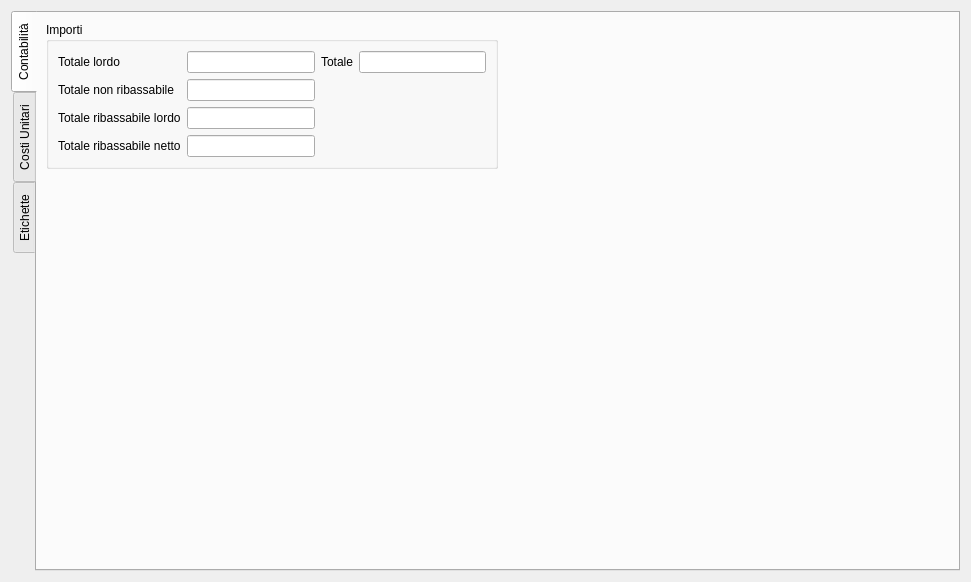
<?xml version="1.0" encoding="UTF-8"?>
<ui version="4.0">
 <class>AccountingTAMBillDataGUI</class>
 <widget class="QWidget" name="AccountingTAMBillDataGUI">
  <property name="geometry">
   <rect>
    <x>0</x>
    <y>0</y>
    <width>971</width>
    <height>582</height>
   </rect>
  </property>
  <property name="windowTitle">
   <string>Dati computo</string>
  </property>
  <layout class="QGridLayout" name="gridLayout">
   <item row="0" column="0">
    <widget class="QTabWidget" name="tabWidget">
     <property name="tabPosition">
      <enum>QTabWidget::West</enum>
     </property>
     <property name="currentIndex">
      <number>0</number>
     </property>
     <widget class="QWidget" name="accountingAmountsTab">
      <attribute name="title">
       <string>Contabilità</string>
      </attribute>
      <layout class="QGridLayout" name="gridLayout_8">
       <item row="0" column="0">
        <widget class="QGroupBox" name="amountsGroupBox">
         <property name="sizePolicy">
          <sizepolicy hsizetype="Preferred" vsizetype="Preferred">
           <horstretch>0</horstretch>
           <verstretch>0</verstretch>
          </sizepolicy>
         </property>
         <property name="title">
          <string>Importi</string>
         </property>
         <layout class="QGridLayout" name="gridLayout_4">
          <item row="3" column="1">
           <widget class="QLineEdit" name="amountDiscountedLineEdit">
            <property name="readOnly">
             <bool>true</bool>
            </property>
           </widget>
          </item>
          <item row="3" column="0">
           <widget class="QLabel" name="amountDiscountedLabel">
            <property name="text">
             <string>Totale ribassabile netto</string>
            </property>
           </widget>
          </item>
          <item row="0" column="1">
           <widget class="QLineEdit" name="totalAmountToDiscountLineEdit">
            <property name="readOnly">
             <bool>true</bool>
            </property>
           </widget>
          </item>
          <item row="2" column="0">
           <widget class="QLabel" name="amountToDiscountLabel">
            <property name="text">
             <string>Totale ribassabile lordo</string>
            </property>
           </widget>
          </item>
          <item row="2" column="1">
           <widget class="QLineEdit" name="amountToDiscountLineEdit">
            <property name="readOnly">
             <bool>true</bool>
            </property>
           </widget>
          </item>
          <item row="0" column="0">
           <widget class="QLabel" name="totalAmountToDiscountLabel">
            <property name="text">
             <string>Totale lordo</string>
            </property>
           </widget>
          </item>
          <item row="1" column="0">
           <widget class="QLabel" name="amountNotToDiscountLabel">
            <property name="text">
             <string>Totale non ribassabile</string>
            </property>
           </widget>
          </item>
          <item row="1" column="1">
           <widget class="QLineEdit" name="amountNotToDiscountLineEdit">
            <property name="readOnly">
             <bool>true</bool>
            </property>
           </widget>
          </item>
          <item row="0" column="2">
           <widget class="QLabel" name="totalAmountLabel">
            <property name="text">
             <string>Totale</string>
            </property>
           </widget>
          </item>
          <item row="0" column="3">
           <widget class="QLineEdit" name="totalAmountLineEdit">
            <property name="readOnly">
             <bool>true</bool>
            </property>
           </widget>
          </item>
         </layout>
        </widget>
       </item>
       <item row="1" column="0">
        <spacer name="verticalSpacer_2">
         <property name="orientation">
          <enum>Qt::Vertical</enum>
         </property>
         <property name="sizeHint" stdset="0">
          <size>
           <width>20</width>
           <height>40</height>
          </size>
         </property>
        </spacer>
       </item>
       <item row="0" column="1">
        <spacer name="horizontalSpacer_2">
         <property name="orientation">
          <enum>Qt::Horizontal</enum>
         </property>
         <property name="sizeHint" stdset="0">
          <size>
           <width>40</width>
           <height>20</height>
          </size>
         </property>
        </spacer>
       </item>
      </layout>
     </widget>
     <widget class="QWidget" name="pricesTab">
      <attribute name="title">
       <string>Costi Unitari</string>
      </attribute>
      <layout class="QGridLayout" name="gridLayout_13">
       <item row="2" column="0" colspan="4">
        <widget class="QGroupBox" name="groupBox">
         <property name="title">
          <string>Applicazione ribassi</string>
         </property>
         <layout class="QGridLayout" name="gridLayout_12">
          <item row="0" column="0">
           <widget class="QSplitter" name="splitter_2">
            <property name="orientation">
             <enum>Qt::Horizontal</enum>
            </property>
            <widget class="QGroupBox" name="totalPriceFieldGroupBox">
             <property name="title">
              <string>Campi importo lordo</string>
             </property>
             <layout class="QGridLayout" name="gridLayout_9">
              <item row="0" column="0">
               <widget class="QTableView" name="totalPriceFieldTableView">
                <property name="alternatingRowColors">
                 <bool>true</bool>
                </property>
               </widget>
              </item>
             </layout>
            </widget>
            <widget class="QGroupBox" name="noDiscountPriceFieldGroupBox">
             <property name="title">
              <string>Campi importo non ribassabile</string>
             </property>
             <layout class="QGridLayout" name="gridLayout_5">
              <item row="0" column="0">
               <widget class="QTableView" name="noDiscountPriceFieldTableView">
                <property name="alternatingRowColors">
                 <bool>true</bool>
                </property>
               </widget>
              </item>
             </layout>
            </widget>
           </widget>
          </item>
         </layout>
        </widget>
       </item>
       <item row="1" column="3">
        <spacer name="horizontalSpacer">
         <property name="orientation">
          <enum>Qt::Horizontal</enum>
         </property>
         <property name="sizeHint" stdset="0">
          <size>
           <width>202</width>
           <height>20</height>
          </size>
         </property>
        </spacer>
       </item>
       <item row="1" column="0" colspan="2">
        <widget class="QGroupBox" name="pricesGroupBox">
         <property name="sizePolicy">
          <sizepolicy hsizetype="Preferred" vsizetype="Preferred">
           <horstretch>0</horstretch>
           <verstretch>0</verstretch>
          </sizepolicy>
         </property>
         <property name="title">
          <string>Prezzi</string>
         </property>
         <layout class="QGridLayout" name="gridLayout_6">
          <item row="0" column="0">
           <widget class="QLabel" name="priceListComboBoxLabel">
            <property name="text">
             <string>Prezzario</string>
            </property>
           </widget>
          </item>
          <item row="1" column="1">
           <widget class="QSpinBox" name="currentPriceDataSetSpinBox">
            <property name="alignment">
             <set>Qt::AlignRight|Qt::AlignTrailing|Qt::AlignVCenter</set>
            </property>
            <property name="minimum">
             <number>1</number>
            </property>
           </widget>
          </item>
          <item row="0" column="1">
           <widget class="QComboBox" name="priceListComboBox"/>
          </item>
          <item row="1" column="0">
           <widget class="QLabel" name="currentPriceDataSetSpinBoxLabel">
            <property name="text">
             <string>N. Preventivo</string>
            </property>
           </widget>
          </item>
         </layout>
        </widget>
       </item>
       <item row="1" column="2">
        <widget class="QGroupBox" name="discountGroupBox">
         <property name="sizePolicy">
          <sizepolicy hsizetype="Preferred" vsizetype="Maximum">
           <horstretch>0</horstretch>
           <verstretch>0</verstretch>
          </sizepolicy>
         </property>
         <property name="title">
          <string>Ribasso</string>
         </property>
         <layout class="QGridLayout" name="gridLayout_10">
          <item row="0" column="0">
           <widget class="QLabel" name="discountLabel">
            <property name="text">
             <string>Ribasso</string>
            </property>
           </widget>
          </item>
          <item row="0" column="1">
           <widget class="QLineEdit" name="discountLineEdit">
            <property name="alignment">
             <set>Qt::AlignRight|Qt::AlignTrailing|Qt::AlignVCenter</set>
            </property>
           </widget>
          </item>
          <item row="1" column="0" colspan="2">
           <spacer name="verticalSpacer">
            <property name="orientation">
             <enum>Qt::Vertical</enum>
            </property>
            <property name="sizeHint" stdset="0">
             <size>
              <width>20</width>
              <height>40</height>
             </size>
            </property>
           </spacer>
          </item>
         </layout>
        </widget>
       </item>
       <item row="1" column="4" rowspan="2">
        <spacer name="horizontalSpacer_3">
         <property name="orientation">
          <enum>Qt::Horizontal</enum>
         </property>
         <property name="sizeHint" stdset="0">
          <size>
           <width>40</width>
           <height>20</height>
          </size>
         </property>
        </spacer>
       </item>
      </layout>
     </widget>
     <widget class="QWidget" name="attributesTab">
      <attribute name="title">
       <string>Etichette</string>
      </attribute>
      <layout class="QGridLayout" name="gridLayout_7">
       <item row="0" column="0">
        <widget class="QGroupBox" name="attributesGroupBox">
         <property name="title">
          <string>Etichette</string>
         </property>
         <layout class="QGridLayout" name="gridLayout_3">
          <item row="1" column="0" colspan="3">
           <widget class="QTableView" name="attributesTableView"/>
          </item>
          <item row="0" column="0">
           <widget class="QPushButton" name="addAttributePushButton">
            <property name="text">
             <string>+</string>
            </property>
           </widget>
          </item>
          <item row="0" column="1">
           <widget class="QPushButton" name="removeAttributePushButton">
            <property name="text">
             <string>-</string>
            </property>
           </widget>
          </item>
          <item row="0" column="2">
           <widget class="QPushButton" name="printAttributePushButton">
            <property name="text">
             <string>Stampa</string>
            </property>
           </widget>
          </item>
         </layout>
        </widget>
       </item>
      </layout>
     </widget>
    </widget>
   </item>
  </layout>
 </widget>
 <resources/>
 <connections/>
</ui>
